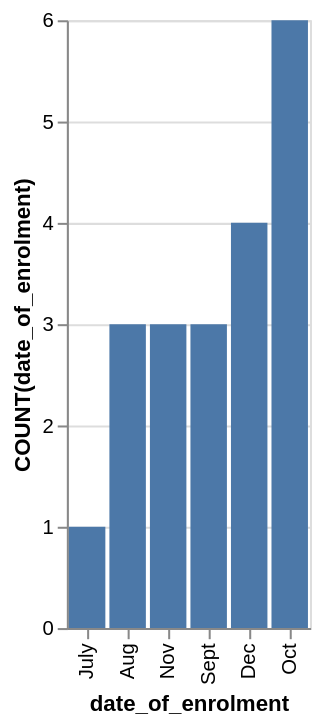

Source (Vega-Lite JSON):
### Vega-Lite specification from a JSON file in a GitHub repository (floating-point values rounded to 4 significant figures)
{"data": {"values": [{"x_data": "July", "y_data": 1}, {"x_data": "Aug", "y_data": 3}, {"x_data": "Nov", "y_data": 3}, {"x_data": "Sept", "y_data": 3}, {"x_data": "Dec", "y_data": 4}, {"x_data": "Oct", "y_data": 6}]}, "mark": "bar", "encoding": {"x": {"field": "x_data", "type": "nominal", "title": "date_of_enrolment", "sort": {"op": "sum", "field": "y_data", "order": "ascending"}}, "y": {"field": "y_data", "type": "quantitative", "title": "COUNT(date_of_enrolment)"}}}
